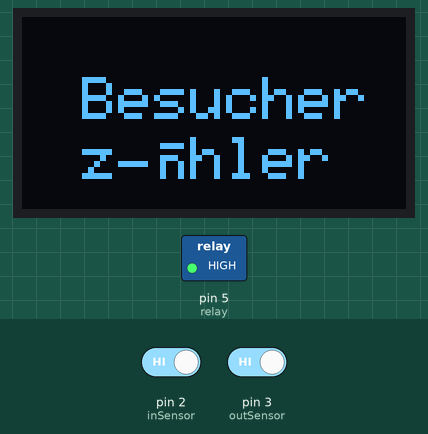
Recording of a sketch running on a simulated Arduino Uno, built with avr-gcc and run on an emulated ATmega328P. On the bench: 128×64 one-colour display, switched loads named in the sketch (green lamp = pin HIGH). The test bench sets the inputs (shaded band); at power-on: pin 2 (inSensor) HIGH, pin 3 (outSensor) HIGH.

Above: at 2.1 s.
At 6.2 s:
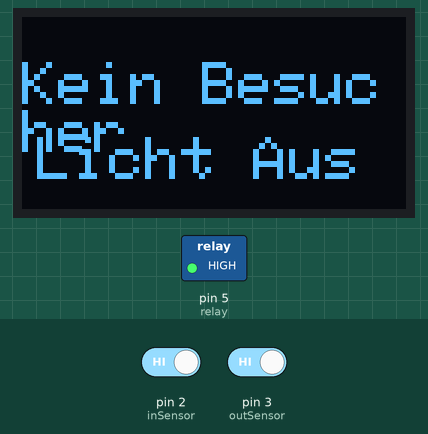
6.3 s: pin 2 (inSensor) driven LOW
At 7.6 s:
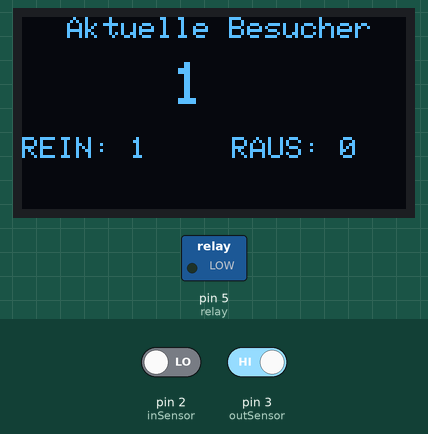
9.4 s: pin 3 (outSensor) driven LOW
At 10.8 s:
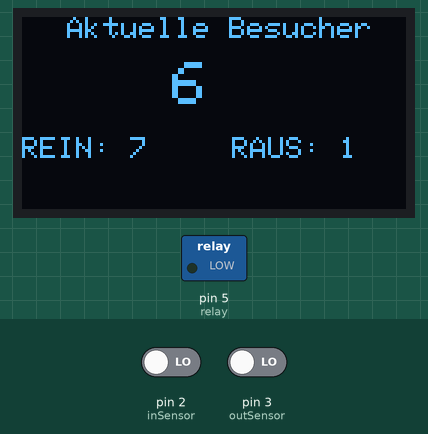
12.4 s: pin 2 (inSensor) driven HIGH
At 12.9 s:
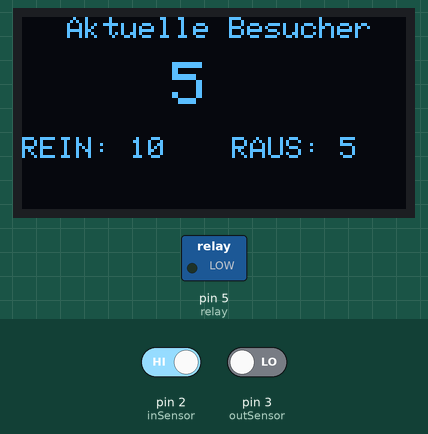
Timing chart, 0 to 16.6 s (numbered marks = the images above; inputs shaded):
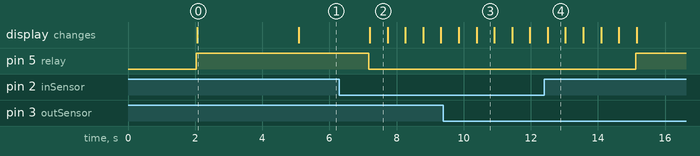

Measured:
- after the input at 6.3 s, pin 5 (relay): HIGH → LOW after 0.87 s; the display: changes after 0.90 s (image 2)
- after the input at 12.4 s, pin 5 (relay): LOW → HIGH after 2.7 s
- what the display in image 0 shows lasts 3.0 s, from 2.1 s to 5.1 s
- what the display in image 2 shows lasts 0.5 s, from 7.2 s to 7.7 s

The sketch:

ver2code.ino
```cpp
/*
 * Besucherzähler mit OLED-Display und Relais
 * Autor: AmirMobasheraghdam
 * Datum: 2025
 *
 * Dieses Projekt zählt Personen, die einen Raum betreten oder verlassen,
 * und schaltet bei Anwesenheit ein Licht (Relais) ein.
 * Die Anzeige erfolgt auf einem OLED-Display (SSD1306).
 */

#include <Wire.h>
#include <Adafruit_GFX.h>
#include <Adafruit_SSD1306.h>

#define SCREEN_WIDTH 128    // OLED-Breite in Pixeln
#define SCREEN_HEIGHT 64    // OLED-Höhe in Pixeln
#define OLED_RESET -1       // Reset-Pin (-1 wenn mit Arduino-Reset verbunden)
Adafruit_SSD1306 display(SCREEN_WIDTH, SCREEN_HEIGHT, &Wire, OLED_RESET);

#define inSensor 2   // Sensor für Eintritt
#define outSensor 3  // Sensor für Austritt

int inStatus;
int outStatus;

int countin = 0;   // Zähler für Eintritte
int countout = 0;  // Zähler für Austritte

int in;   // alter Wert für Eintritte (vor der Erhöhung)
int out;  // alter Wert für Austritte (vor der Erhöhung)
int now;  // aktuelle Anzahl anwesender Personen

#define relay 5    // Relais-Pin (Lichtsteuerung)

void setup()
{
  display.begin(SSD1306_SWITCHCAPVCC, 0x3C); // Initialisierung mit I2C-Adresse 0x3C (128x64)
  delay(2000);
  pinMode(inSensor, INPUT);
  pinMode(outSensor, INPUT);
  pinMode(relay, OUTPUT);
  digitalWrite(relay, HIGH);  // Relais aus (Licht aus)

  display.clearDisplay();
  display.setTextSize(2);
  display.setTextColor(WHITE);
  display.setCursor(20, 20);
  display.print("Besucher");
  display.setCursor(20, 40);
  display.print("zähler");
  display.display();
  delay(3000);
}

void loop()
{
  inStatus  = digitalRead(inSensor);
  outStatus = digitalRead(outSensor);

  if (inStatus == 0)   // Wenn Eintrittssensor auslöst (LOW)
  {
    in = countin++;    // alten Wert merken und Zähler erhöhen
  }

  if (outStatus == 0)  // Wenn Austrittssensor auslöst (LOW)
  {
    out = countout++;  // alten Wert merken und Zähler erhöhen
  }

  now = in - out;      // aktuelle Anzahl = Eintritte - Austritte

  if (now <= 0)
  {
    digitalWrite(relay, HIGH);   // Licht aus
    display.clearDisplay();
    display.setTextSize(2);
    display.setTextColor(WHITE);
    display.setCursor(0, 15);
    display.print("Kein Besucher");
    display.setCursor(5, 40);
    display.print("Licht Aus");
    display.display();
    delay(500);
  }
  else
  {
    digitalWrite(relay, LOW);    // Licht ein

    display.clearDisplay();
    display.setTextColor(WHITE);

    display.setTextSize(1);
    display.setCursor(15, 0);
    display.print("Aktuelle Besucher");
    display.setTextSize(2);
    display.setCursor(50, 15);
    display.print(now);

    display.setTextSize(1);
    display.setCursor(0, 40);
    display.print("REIN: ");
    display.print(in);

    display.setTextSize(1);
    display.setCursor(70, 40);
    display.print("RAUS: ");
    display.print(out);

    display.display();
    delay(500);
  }
}
```
